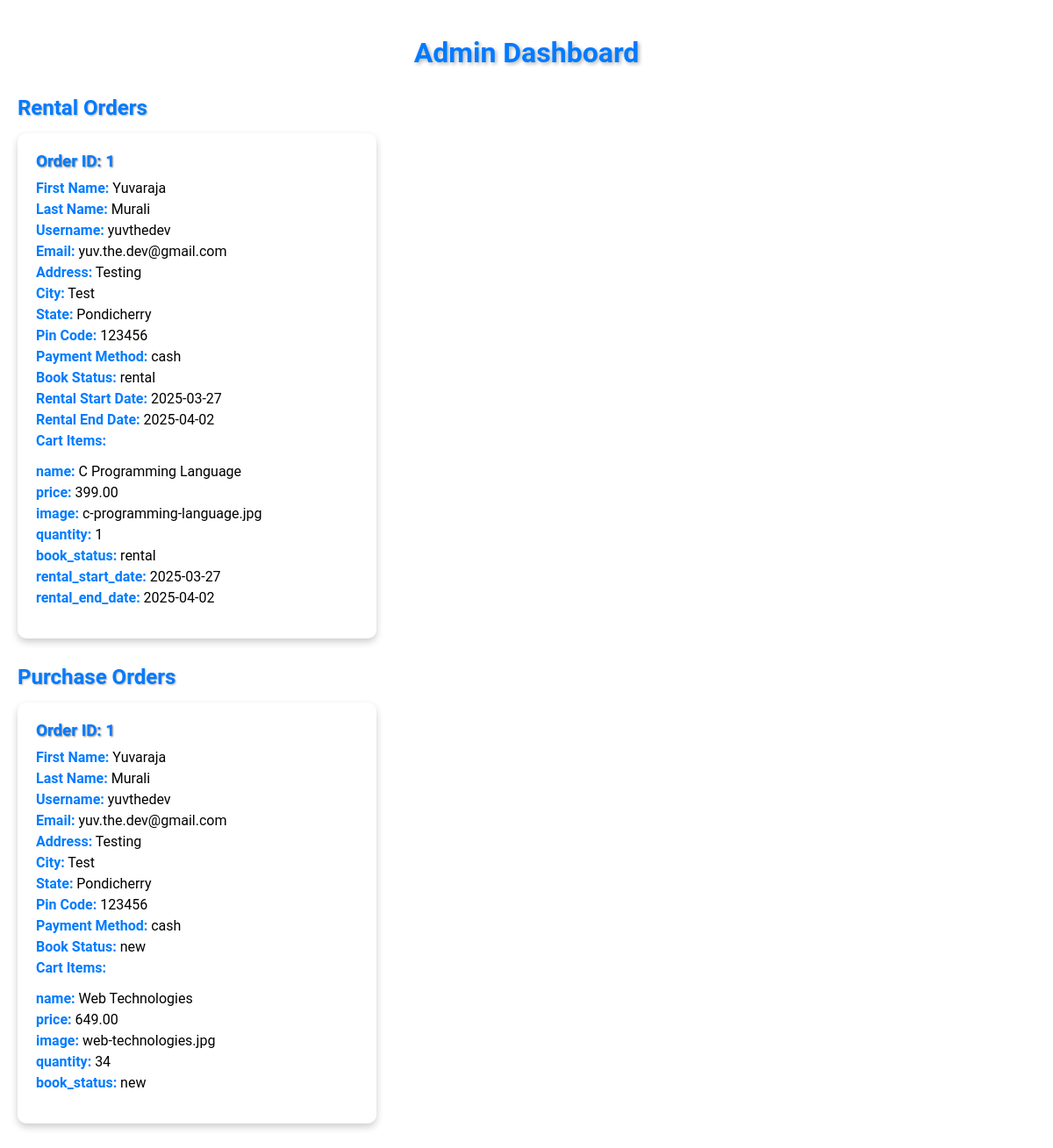
The page /admin (signed in) on the database its author committed.
### tables this page shows
CREATE TABLE rentalOrders (
                id INTEGER PRIMARY KEY AUTOINCREMENT,
                firstName VARCHAR(255),
                lastName VARCHAR(255),
                username VARCHAR(255),
                email VARCHAR(255),
                address VARCHAR(255),
                city VARCHAR(255),
                state VARCHAR(255),
                pinCode VARCHAR(255),
                paymentMethod VARCHAR(255),
                book_status VARCHAR(255),
                rental_start_date VARCHAR(255),
                rental_end_date VARCHAR(255),
                cartItems TEXT
            );

CREATE TABLE purchaseOrders (
                id INTEGER PRIMARY KEY AUTOINCREMENT,
                firstName VARCHAR(255),
                lastName VARCHAR(255),
                username VARCHAR(255),
                email VARCHAR(255),
                address VARCHAR(255),
                city VARCHAR(255),
                state VARCHAR(255),
                pinCode VARCHAR(255),
                paymentMethod VARCHAR(255),
                book_status VARCHAR(255),
                cartItems TEXT
            );

### app.py (the view)
@app.route('/admin')
def admin():
    if 'user_id' not in session or session['email'] not in ADMINS:
        return redirect(url_for('index'))
    try:
        mydb = get_db()
        cursor = mydb.cursor()
        cursor.execute("SELECT * FROM rentalOrders")
        rental_orders_result = cursor.fetchall()
        rental_orders = []
        for row in rental_orders_result:
            rental_orders.append({
                'id': row[0],
                'firstName': row[1],
                'lastName': row[2],
                'username': row[3],
                'email': row[4],
                'address': row[5],
                'city': row[6],
                'state': row[7],
                'pinCode': row[8],
                'paymentMethod': row[9],
                'book_status': row[10],
                'rental_start_date': row[11],
                'rental_end_date': row[12],
                'cartItems': json.loads(row[13]) if row[13] else {}
            })
        cursor.execute("SELECT * FROM purchaseOrders")
        purchase_orders_result = cursor.fetchall()
        purchase_orders = []
        for row in purchase_orders_result:
            purchase_orders.append({
                'id': row[0],
                'firstName': row[1],
                'lastName': row[2],
                'username': row[3],
                'email': row[4],
                'address': row[5],
                'city': row[6],
                'state': row[7],
                'pinCode': row[8],
                'paymentMethod': row[9],
                'book_status': row[10],
                'cartItems': json.loads(row[11]) if row[11] else {}
            })
        cursor.close()
        mydb.close()
        return render_template('admin.html', rental_orders=rental_orders, purchase_orders=purchase_orders)
    except Exception as e:
        print(f"Error fetching orders: {e}")
        return f"Error fetching orders: {e}"

### app.py (called while the page is built)
def get_db():
    db = getattr(Flask(__name__), '_database', None)
    if db is None:
        db = sqlite3.connect(DATABASE)
        db.row_factory = sqlite3.Row
        Flask(__name__)._database = db
    return db

### templates/admin.html (shortened to what this page needs)
<!DOCTYPE html>
<html lang="en">
<head>
</head>
<body>
    <div class="container">
        <h1>Admin Dashboard</h1>
        <h2>Rental Orders</h2>
        <div class="card-container">
            {% for order in rental_orders %}
            <div class="card">
                <h3>Order ID: {{ order.id }}</h3>
                <p><strong>First Name:</strong> {{ order.firstName }}</p>
                <p><strong>Last Name:</strong> {{ order.lastName }}</p>
                <p><strong>Username:</strong> {{ order.username }}</p>
                <p><strong>Email:</strong> {{ order.email }}</p>
                <p><strong>Address:</strong> {{ order.address }}</p>
                <p><strong>City:</strong> {{ order.city }}</p>
                <p><strong>State:</strong> {{ order.state }}</p>
                <p><strong>Pin Code:</strong> {{ order.pinCode }}</p>
                <p><strong>Payment Method:</strong> {{ order.paymentMethod }}</p>
                <p><strong>Book Status:</strong> {{ order.book_status }}</p>
                <p><strong>Rental Start Date:</strong> {{ order.rental_start_date }}</p>
                <p><strong>Rental End Date:</strong> {{ order.rental_end_date }}</p>
                <p>
                    <strong>Cart Items:</strong>
                    {% if order.cartItems %}
                    <ul>
                        {% for key, value in order.cartItems.items() %}
                        <li><strong>{{ key }}:</strong> {{ value }}</li>
                        {% endfor %}
                    </ul>
                    {% else %}
                    No items in cart
                    {% endif %}
                </p>
            </div>
            {% endfor %}
        </div>
        <h2>Purchase Orders</h2>
        <div class="card-container">
            {% for order in purchase_orders %}
            <div class="card">
                <h3>Order ID: {{ order.id }}</h3>
                <p><strong>First Name:</strong> {{ order.firstName }}</p>
                <p><strong>Last Name:</strong> {{ order.lastName }}</p>
                <p><strong>Username:</strong> {{ order.username }}</p>
                <p><strong>Email:</strong> {{ order.email }}</p>
                <p><strong>Address:</strong> {{ order.address }}</p>
                <p><strong>City:</strong> {{ order.city }}</p>
                <p><strong>State:</strong> {{ order.state }}</p>
                <p><strong>Pin Code:</strong> {{ order.pinCode }}</p>
                <p><strong>Payment Method:</strong> {{ order.paymentMethod }}</p>
                <p><strong>Book Status:</strong> {{ order.book_status }}</p>
                <p>
                    <strong>Cart Items:</strong>
                    {% if order.cartItems %}
                    <ul>
                        {% for key, value in order.cartItems.items() %}
                        <li><strong>{{ key }}:</strong> {{ value }}</li>
                        {% endfor %}
                    </ul>
                    {% else %}
                    No items in cart
                    {% endif %}
                </p>
            </div>
            {% endfor %}
        </div>
    </div>
</body>
</html>

### templates/admin.html (style rules this page uses)
body { font-family: 'Roboto', sans-serif; background: #fff; margin: 0; padding: 0; color: black; }
.container { padding: 20px; max-width: 1200px; margin: 0 auto; }
h1 { text-align: center; color: #007bff; margin-bottom: 30px; text-shadow: 2px 2px 4px rgba(0, 0, 0, 0.3); }
h2 { color: #007bff; margin-top: 30px; margin-bottom: 15px; text-shadow: 1px 1px 2px rgba(0, 0, 0, 0.3); }
.card-container { display: flex; flex-wrap: wrap; gap: 20px; margin-bottom: 30px; }
.card { background-color: rgba(255, 255, 255, 0.1); box-shadow: 0 4px 8px rgba(0, 0, 0, 0.2); border-radius: 10px; padding: 20px; width: calc(33.33% - 20px); min-width: 300px; transition: transform 0.3s ease-in-out; backdrop-filter: blur(5px); border: 1px solid rgba(255, 255, 255, 0.2); }
.card h3 { color: #007bff; margin-top: 0; margin-bottom: 10px; text-shadow: 1px 1px 2px rgba(0, 0, 0, 0.5); }
.card p { margin: 5px 0; color: black; }
.card strong { font-weight: bold; color: #007bff; }
ul { list-style: none; padding: 0; }
ul li { margin-bottom: 5px; }
ul li strong { font-weight: bold; color: #007bff; }

### rows shown on the page
rentalOrders: id "1", firstName "Yuvaraja", lastName "Murali", username "yuvthedev", email "yuv.the.dev@gmail.com", address "Testing", city "Test", state "Pondicherry", pinCode "123456", paymentMethod "cash", book_status "rental", rental_start_date "2025-03-27", rental_end_date "2025-04-02", cartItems "name" "price" "image" "quantity" "book_status" "rental_start_date" "rental_end_date", cartItems "C Programming Language" "399.00" "c-programming-language.jpg" "1" "rental" "2025-03-27" "2025-04-02"
purchaseOrders: id "1", firstName "Yuvaraja", lastName "Murali", username "yuvthedev", email "yuv.the.dev@gmail.com", address "Testing", city "Test", state "Pondicherry", pinCode "123456", paymentMethod "cash", book_status "new", cartItems "name" "price" "image" "quantity" "book_status", cartItems "Web Technologies" "649.00" "web-technologies.jpg" "34" "new"
